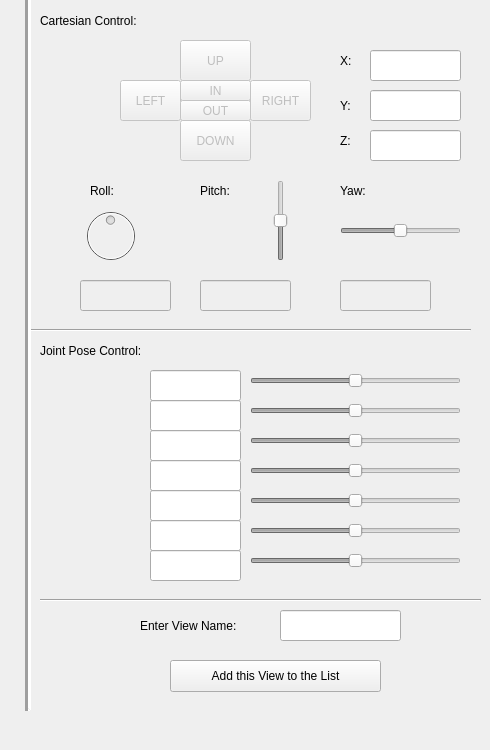
    <widget class="QWidget" name="mainCommandWindow">
     <attribute name="title">
      <string>Main Command Window</string>
     </attribute>
     <widget class="QLabel" name="label_38">
      <property name="geometry">
       <rect>
        <x>40</x>
        <y>10</y>
        <width>121</width>
        <height>21</height>
       </rect>
      </property>
      <property name="text">
       <string>Cartesian Control:</string>
      </property>
     </widget>
     <widget class="Line" name="line_20">
      <property name="geometry">
       <rect>
        <x>30</x>
        <y>320</y>
        <width>441</width>
        <height>20</height>
       </rect>
      </property>
      <property name="lineWidth">
       <number>1</number>
      </property>
      <property name="orientation">
       <enum>Qt::Horizontal</enum>
      </property>
     </widget>
     <widget class="QLabel" name="label_39">
      <property name="geometry">
       <rect>
        <x>340</x>
        <y>180</y>
        <width>51</width>
        <height>21</height>
       </rect>
      </property>
      <property name="text">
       <string>Yaw:</string>
      </property>
     </widget>
     <widget class="QLineEdit" name="J4_lineEdit">
      <property name="geometry">
       <rect>
        <x>150</x>
        <y>460</y>
        <width>91</width>
        <height>31</height>
       </rect>
      </property>
      <property name="readOnly">
       <bool>true</bool>
      </property>
      <property name="html" stdset="0">
       <string>&lt;!DOCTYPE HTML PUBLIC &quot;-//W3C//DTD HTML 4.0//EN&quot; &quot;http://www.w3.org/TR/REC-html40/strict.dtd&quot;&gt;
&lt;html&gt;&lt;head&gt;&lt;meta name=&quot;qrichtext&quot; content=&quot;1&quot; /&gt;&lt;style type=&quot;text/css&quot;&gt;
p, li { white-space: pre-wrap; }
&lt;/style&gt;&lt;/head&gt;&lt;body style=&quot; font-family:'Ubuntu'; font-size:11pt; font-weight:400; font-style:normal;&quot;&gt;
&lt;p style=&quot;-qt-paragraph-type:empty; margin-top:0px; margin-bottom:0px; margin-left:0px; margin-right:0px; -qt-block-indent:0; text-indent:0px; font-family:'.AppleSystemUIFont'; font-size:13pt;&quot;&gt;&lt;br /&gt;&lt;/p&gt;&lt;/body&gt;&lt;/html&gt;</string>
      </property>
     </widget>
     <widget class="QSlider" name="J1_horizontalSlider">
      <property name="enabled">
       <bool>false</bool>
      </property>
      <property name="geometry">
       <rect>
        <x>250</x>
        <y>370</y>
        <width>211</width>
        <height>22</height>
       </rect>
      </property>
      <property name="minimum">
       <number>-180</number>
      </property>
      <property name="maximum">
       <number>180</number>
      </property>
      <property name="orientation">
       <enum>Qt::Horizontal</enum>
      </property>
     </widget>
     <widget class="QLineEdit" name="J3_lineEdit">
      <property name="geometry">
       <rect>
        <x>150</x>
        <y>430</y>
        <width>91</width>
        <height>31</height>
       </rect>
      </property>
      <property name="readOnly">
       <bool>true</bool>
      </property>
      <property name="html" stdset="0">
       <string>&lt;!DOCTYPE HTML PUBLIC &quot;-//W3C//DTD HTML 4.0//EN&quot; &quot;http://www.w3.org/TR/REC-html40/strict.dtd&quot;&gt;
&lt;html&gt;&lt;head&gt;&lt;meta name=&quot;qrichtext&quot; content=&quot;1&quot; /&gt;&lt;style type=&quot;text/css&quot;&gt;
p, li { white-space: pre-wrap; }
&lt;/style&gt;&lt;/head&gt;&lt;body style=&quot; font-family:'Ubuntu'; font-size:11pt; font-weight:400; font-style:normal;&quot;&gt;
&lt;p style=&quot;-qt-paragraph-type:empty; margin-top:0px; margin-bottom:0px; margin-left:0px; margin-right:0px; -qt-block-indent:0; text-indent:0px; font-family:'.AppleSystemUIFont'; font-size:13pt;&quot;&gt;&lt;br /&gt;&lt;/p&gt;&lt;/body&gt;&lt;/html&gt;</string>
      </property>
     </widget>
     <widget class="QLineEdit" name="J1_lineEdit">
      <property name="geometry">
       <rect>
        <x>150</x>
        <y>370</y>
        <width>91</width>
        <height>31</height>
       </rect>
      </property>
      <property name="readOnly">
       <bool>true</bool>
      </property>
      <property name="html" stdset="0">
       <string>&lt;!DOCTYPE HTML PUBLIC &quot;-//W3C//DTD HTML 4.0//EN&quot; &quot;http://www.w3.org/TR/REC-html40/strict.dtd&quot;&gt;
&lt;html&gt;&lt;head&gt;&lt;meta name=&quot;qrichtext&quot; content=&quot;1&quot; /&gt;&lt;style type=&quot;text/css&quot;&gt;
p, li { white-space: pre-wrap; }
&lt;/style&gt;&lt;/head&gt;&lt;body style=&quot; font-family:'Ubuntu'; font-size:11pt; font-weight:400; font-style:normal;&quot;&gt;
&lt;p style=&quot;-qt-paragraph-type:empty; margin-top:0px; margin-bottom:0px; margin-left:0px; margin-right:0px; -qt-block-indent:0; text-indent:0px; font-family:'.AppleSystemUIFont'; font-size:13pt;&quot;&gt;&lt;br /&gt;&lt;/p&gt;&lt;/body&gt;&lt;/html&gt;</string>
      </property>
     </widget>
     <widget class="QLabel" name="label_41">
      <property name="geometry">
       <rect>
        <x>40</x>
        <y>340</y>
        <width>131</width>
        <height>21</height>
       </rect>
      </property>
      <property name="text">
       <string>Joint Pose Control:</string>
      </property>
     </widget>
     <widget class="QSlider" name="Pitch_verticalSlider">
      <property name="enabled">
       <bool>false</bool>
      </property>
      <property name="geometry">
       <rect>
        <x>270</x>
        <y>180</y>
        <width>22</width>
        <height>81</height>
       </rect>
      </property>
      <property name="minimum">
       <number>-180</number>
      </property>
      <property name="maximum">
       <number>180</number>
      </property>
      <property name="orientation">
       <enum>Qt::Vertical</enum>
      </property>
     </widget>
     <widget class="QSlider" name="J7_horizontalSlider">
      <property name="enabled">
       <bool>false</bool>
      </property>
      <property name="geometry">
       <rect>
        <x>250</x>
        <y>550</y>
        <width>211</width>
        <height>22</height>
       </rect>
      </property>
      <property name="minimum">
       <number>-180</number>
      </property>
      <property name="maximum">
       <number>180</number>
      </property>
      <property name="value">
       <number>0</number>
      </property>
      <property name="orientation">
       <enum>Qt::Horizontal</enum>
      </property>
     </widget>
     <widget class="QLabel" name="label_42">
      <property name="geometry">
       <rect>
        <x>340</x>
        <y>50</y>
        <width>21</width>
        <height>21</height>
       </rect>
      </property>
      <property name="text">
       <string>X:</string>
      </property>
     </widget>
     <widget class="QPushButton" name="IN_pushButton">
      <property name="enabled">
       <bool>false</bool>
      </property>
      <property name="geometry">
       <rect>
        <x>180</x>
        <y>80</y>
        <width>71</width>
        <height>21</height>
       </rect>
      </property>
      <property name="text">
       <string>IN</string>
      </property>
     </widget>
     <widget class="QLineEdit" name="J6_lineEdit">
      <property name="geometry">
       <rect>
        <x>150</x>
        <y>520</y>
        <width>91</width>
        <height>31</height>
       </rect>
      </property>
      <property name="readOnly">
       <bool>true</bool>
      </property>
      <property name="html" stdset="0">
       <string>&lt;!DOCTYPE HTML PUBLIC &quot;-//W3C//DTD HTML 4.0//EN&quot; &quot;http://www.w3.org/TR/REC-html40/strict.dtd&quot;&gt;
&lt;html&gt;&lt;head&gt;&lt;meta name=&quot;qrichtext&quot; content=&quot;1&quot; /&gt;&lt;style type=&quot;text/css&quot;&gt;
p, li { white-space: pre-wrap; }
&lt;/style&gt;&lt;/head&gt;&lt;body style=&quot; font-family:'Ubuntu'; font-size:11pt; font-weight:400; font-style:normal;&quot;&gt;
&lt;p style=&quot;-qt-paragraph-type:empty; margin-top:0px; margin-bottom:0px; margin-left:0px; margin-right:0px; -qt-block-indent:0; text-indent:0px; font-family:'.AppleSystemUIFont'; font-size:13pt;&quot;&gt;&lt;br /&gt;&lt;/p&gt;&lt;/body&gt;&lt;/html&gt;</string>
      </property>
     </widget>
     <widget class="QSlider" name="Yaw_horizontalSlider">
      <property name="enabled">
       <bool>false</bool>
      </property>
      <property name="geometry">
       <rect>
        <x>340</x>
        <y>220</y>
        <width>121</width>
        <height>22</height>
       </rect>
      </property>
      <property name="minimum">
       <number>-180</number>
      </property>
      <property name="maximum">
       <number>180</number>
      </property>
      <property name="orientation">
       <enum>Qt::Horizontal</enum>
      </property>
     </widget>
     <widget class="QLineEdit" name="J2_lineEdit">
      <property name="geometry">
       <rect>
        <x>150</x>
        <y>400</y>
        <width>91</width>
        <height>31</height>
       </rect>
      </property>
      <property name="readOnly">
       <bool>true</bool>
      </property>
      <property name="html" stdset="0">
       <string>&lt;!DOCTYPE HTML PUBLIC &quot;-//W3C//DTD HTML 4.0//EN&quot; &quot;http://www.w3.org/TR/REC-html40/strict.dtd&quot;&gt;
&lt;html&gt;&lt;head&gt;&lt;meta name=&quot;qrichtext&quot; content=&quot;1&quot; /&gt;&lt;style type=&quot;text/css&quot;&gt;
p, li { white-space: pre-wrap; }
&lt;/style&gt;&lt;/head&gt;&lt;body style=&quot; font-family:'Ubuntu'; font-size:11pt; font-weight:400; font-style:normal;&quot;&gt;
&lt;p style=&quot;-qt-paragraph-type:empty; margin-top:0px; margin-bottom:0px; margin-left:0px; margin-right:0px; -qt-block-indent:0; text-indent:0px; font-family:'.AppleSystemUIFont'; font-size:13pt;&quot;&gt;&lt;br /&gt;&lt;/p&gt;&lt;/body&gt;&lt;/html&gt;</string>
      </property>
     </widget>
     <widget class="QLabel" name="label_43">
      <property name="geometry">
       <rect>
        <x>200</x>
        <y>180</y>
        <width>51</width>
        <height>21</height>
       </rect>
      </property>
      <property name="text">
       <string>Pitch:</string>
      </property>
     </widget>
     <widget class="QDial" name="Roll_dial">
      <property name="enabled">
       <bool>false</bool>
      </property>
      <property name="geometry">
       <rect>
        <x>80</x>
        <y>200</y>
        <width>61</width>
        <height>71</height>
       </rect>
      </property>
      <property name="minimum">
       <number>-180</number>
      </property>
      <property name="maximum">
       <number>180</number>
      </property>
     </widget>
     <widget class="QLabel" name="label_44">
      <property name="geometry">
       <rect>
        <x>90</x>
        <y>180</y>
        <width>51</width>
        <height>21</height>
       </rect>
      </property>
      <property name="text">
       <string>Roll:</string>
      </property>
     </widget>
     <widget class="QSlider" name="J6_horizontalSlider">
      <property name="enabled">
       <bool>false</bool>
      </property>
      <property name="geometry">
       <rect>
        <x>250</x>
        <y>520</y>
        <width>211</width>
        <height>22</height>
       </rect>
      </property>
      <property name="minimum">
       <number>-128</number>
      </property>
      <property name="maximum">
       <number>128</number>
      </property>
      <property name="orientation">
       <enum>Qt::Horizontal</enum>
      </property>
     </widget>
     <widget class="QLabel" name="label_45">
      <property name="geometry">
       <rect>
        <x>340</x>
        <y>130</y>
        <width>21</width>
        <height>21</height>
       </rect>
      </property>
      <property name="text">
       <string>Z:</string>
      </property>
     </widget>
     <widget class="QPushButton" name="UP_pushButton">
      <property name="enabled">
       <bool>false</bool>
      </property>
      <property name="geometry">
       <rect>
        <x>180</x>
        <y>40</y>
        <width>71</width>
        <height>41</height>
       </rect>
      </property>
      <property name="text">
       <string>UP</string>
      </property>
     </widget>
     <widget class="QSlider" name="J2_horizontalSlider">
      <property name="enabled">
       <bool>false</bool>
      </property>
      <property name="geometry">
       <rect>
        <x>250</x>
        <y>400</y>
        <width>211</width>
        <height>22</height>
       </rect>
      </property>
      <property name="minimum">
       <number>-138</number>
      </property>
      <property name="maximum">
       <number>138</number>
      </property>
      <property name="orientation">
       <enum>Qt::Horizontal</enum>
      </property>
     </widget>
     <widget class="QLineEdit" name="J5_lineEdit">
      <property name="geometry">
       <rect>
        <x>150</x>
        <y>490</y>
        <width>91</width>
        <height>31</height>
       </rect>
      </property>
      <property name="readOnly">
       <bool>true</bool>
      </property>
      <property name="html" stdset="0">
       <string>&lt;!DOCTYPE HTML PUBLIC &quot;-//W3C//DTD HTML 4.0//EN&quot; &quot;http://www.w3.org/TR/REC-html40/strict.dtd&quot;&gt;
&lt;html&gt;&lt;head&gt;&lt;meta name=&quot;qrichtext&quot; content=&quot;1&quot; /&gt;&lt;style type=&quot;text/css&quot;&gt;
p, li { white-space: pre-wrap; }
&lt;/style&gt;&lt;/head&gt;&lt;body style=&quot; font-family:'Ubuntu'; font-size:11pt; font-weight:400; font-style:normal;&quot;&gt;
&lt;p style=&quot;-qt-paragraph-type:empty; margin-top:0px; margin-bottom:0px; margin-left:0px; margin-right:0px; -qt-block-indent:0; text-indent:0px; font-family:'.AppleSystemUIFont'; font-size:13pt;&quot;&gt;&lt;br /&gt;&lt;/p&gt;&lt;/body&gt;&lt;/html&gt;</string>
      </property>
     </widget>
     <widget class="QPushButton" name="LEFT_pushButton">
      <property name="enabled">
       <bool>false</bool>
      </property>
      <property name="geometry">
       <rect>
        <x>120</x>
        <y>80</y>
        <width>61</width>
        <height>41</height>
       </rect>
      </property>
      <property name="text">
       <string>LEFT</string>
      </property>
     </widget>
     <widget class="QPushButton" name="DOWN_pushButton">
      <property name="enabled">
       <bool>false</bool>
      </property>
      <property name="geometry">
       <rect>
        <x>180</x>
        <y>120</y>
        <width>71</width>
        <height>41</height>
       </rect>
      </property>
      <property name="text">
       <string>DOWN</string>
      </property>
     </widget>
     <widget class="QPushButton" name="OUT_pushButton">
      <property name="enabled">
       <bool>false</bool>
      </property>
      <property name="geometry">
       <rect>
        <x>180</x>
        <y>100</y>
        <width>71</width>
        <height>21</height>
       </rect>
      </property>
      <property name="text">
       <string>OUT</string>
      </property>
     </widget>
     <widget class="QLineEdit" name="J7_lineEdit">
      <property name="geometry">
       <rect>
        <x>150</x>
        <y>550</y>
        <width>91</width>
        <height>31</height>
       </rect>
      </property>
      <property name="readOnly">
       <bool>true</bool>
      </property>
      <property name="html" stdset="0">
       <string>&lt;!DOCTYPE HTML PUBLIC &quot;-//W3C//DTD HTML 4.0//EN&quot; &quot;http://www.w3.org/TR/REC-html40/strict.dtd&quot;&gt;
&lt;html&gt;&lt;head&gt;&lt;meta name=&quot;qrichtext&quot; content=&quot;1&quot; /&gt;&lt;style type=&quot;text/css&quot;&gt;
p, li { white-space: pre-wrap; }
&lt;/style&gt;&lt;/head&gt;&lt;body style=&quot; font-family:'Ubuntu'; font-size:11pt; font-weight:400; font-style:normal;&quot;&gt;
&lt;p style=&quot;-qt-paragraph-type:empty; margin-top:0px; margin-bottom:0px; margin-left:0px; margin-right:0px; -qt-block-indent:0; text-indent:0px; font-family:'.AppleSystemUIFont'; font-size:13pt;&quot;&gt;&lt;br /&gt;&lt;/p&gt;&lt;/body&gt;&lt;/html&gt;</string>
      </property>
     </widget>
     <widget class="QSlider" name="J4_horizontalSlider">
      <property name="enabled">
       <bool>false</bool>
      </property>
      <property name="geometry">
       <rect>
        <x>250</x>
        <y>460</y>
        <width>211</width>
        <height>22</height>
       </rect>
      </property>
      <property name="minimum">
       <number>-152</number>
      </property>
      <property name="maximum">
       <number>152</number>
      </property>
      <property name="orientation">
       <enum>Qt::Horizontal</enum>
      </property>
     </widget>
     <widget class="QSlider" name="J5_horizontalSlider">
      <property name="enabled">
       <bool>false</bool>
      </property>
      <property name="geometry">
       <rect>
        <x>250</x>
        <y>490</y>
        <width>211</width>
        <height>22</height>
       </rect>
      </property>
      <property name="minimum">
       <number>-180</number>
      </property>
      <property name="maximum">
       <number>180</number>
      </property>
      <property name="orientation">
       <enum>Qt::Horizontal</enum>
      </property>
     </widget>
     <widget class="QPushButton" name="RIGHT_pushButton">
      <property name="enabled">
       <bool>false</bool>
      </property>
      <property name="geometry">
       <rect>
        <x>250</x>
        <y>80</y>
        <width>61</width>
        <height>41</height>
       </rect>
      </property>
      <property name="text">
       <string>RIGHT</string>
      </property>
     </widget>
     <widget class="QLineEdit" name="Z_lineEdit">
      <property name="geometry">
       <rect>
        <x>370</x>
        <y>130</y>
        <width>91</width>
        <height>31</height>
       </rect>
      </property>
     </widget>
     <widget class="QLabel" name="label_46">
      <property name="geometry">
       <rect>
        <x>340</x>
        <y>90</y>
        <width>21</width>
        <height>31</height>
       </rect>
      </property>
      <property name="text">
       <string>Y:</string>
      </property>
     </widget>
     <widget class="QSlider" name="J3_horizontalSlider">
      <property name="enabled">
       <bool>false</bool>
      </property>
      <property name="geometry">
       <rect>
        <x>250</x>
        <y>430</y>
        <width>211</width>
        <height>22</height>
       </rect>
      </property>
      <property name="minimum">
       <number>-180</number>
      </property>
      <property name="maximum">
       <number>180</number>
      </property>
      <property name="orientation">
       <enum>Qt::Horizontal</enum>
      </property>
     </widget>
     <widget class="QLineEdit" name="Y_lineEdit">
      <property name="geometry">
       <rect>
        <x>370</x>
        <y>90</y>
        <width>91</width>
        <height>31</height>
       </rect>
      </property>
     </widget>
     <widget class="Line" name="line_21">
      <property name="geometry">
       <rect>
        <x>20</x>
        <y>-30</y>
        <width>16</width>
        <height>741</height>
       </rect>
      </property>
      <property name="styleSheet">
       <string notr="true">QLine
{
color: red;
}</string>
      </property>
      <property name="lineWidth">
       <number>3</number>
      </property>
      <property name="midLineWidth">
       <number>0</number>
      </property>
      <property name="orientation">
       <enum>Qt::Vertical</enum>
      </property>
     </widget>
     <widget class="Line" name="line_22">
      <property name="geometry">
       <rect>
        <x>40</x>
        <y>590</y>
        <width>441</width>
        <height>20</height>
       </rect>
      </property>
      <property name="lineWidth">
       <number>1</number>
      </property>
      <property name="orientation">
       <enum>Qt::Horizontal</enum>
      </property>
     </widget>
     <widget class="QPushButton" name="addView_pushButton">
      <property name="geometry">
       <rect>
        <x>170</x>
        <y>660</y>
        <width>211</width>
        <height>32</height>
       </rect>
      </property>
      <property name="text">
       <string>Add this View to the List</string>
      </property>
     </widget>
     <widget class="QLabel" name="label_49">
      <property name="geometry">
       <rect>
        <x>140</x>
        <y>610</y>
        <width>131</width>
        <height>31</height>
       </rect>
      </property>
      <property name="text">
       <string>Enter View Name:</string>
      </property>
     </widget>
     <widget class="QLineEdit" name="Roll_lineEdit">
      <property name="enabled">
       <bool>false</bool>
      </property>
      <property name="geometry">
       <rect>
        <x>80</x>
        <y>280</y>
        <width>91</width>
        <height>31</height>
       </rect>
      </property>
      <property name="html" stdset="0">
       <string>&lt;!DOCTYPE HTML PUBLIC &quot;-//W3C//DTD HTML 4.0//EN&quot; &quot;http://www.w3.org/TR/REC-html40/strict.dtd&quot;&gt;
&lt;html&gt;&lt;head&gt;&lt;meta name=&quot;qrichtext&quot; content=&quot;1&quot; /&gt;&lt;style type=&quot;text/css&quot;&gt;
p, li { white-space: pre-wrap; }
&lt;/style&gt;&lt;/head&gt;&lt;body style=&quot; font-family:'Ubuntu'; font-size:11pt; font-weight:400; font-style:normal;&quot;&gt;
&lt;p style=&quot;-qt-paragraph-type:empty; margin-top:0px; margin-bottom:0px; margin-left:0px; margin-right:0px; -qt-block-indent:0; text-indent:0px; font-family:'.AppleSystemUIFont'; font-size:13pt;&quot;&gt;&lt;br /&gt;&lt;/p&gt;&lt;/body&gt;&lt;/html&gt;</string>
      </property>
     </widget>
     <widget class="QLineEdit" name="Pitch_lineEdit">
      <property name="enabled">
       <bool>false</bool>
      </property>
      <property name="geometry">
       <rect>
        <x>200</x>
        <y>280</y>
        <width>91</width>
        <height>31</height>
       </rect>
      </property>
      <property name="readOnly">
       <bool>true</bool>
      </property>
      <property name="html" stdset="0">
       <string>&lt;!DOCTYPE HTML PUBLIC &quot;-//W3C//DTD HTML 4.0//EN&quot; &quot;http://www.w3.org/TR/REC-html40/strict.dtd&quot;&gt;
&lt;html&gt;&lt;head&gt;&lt;meta name=&quot;qrichtext&quot; content=&quot;1&quot; /&gt;&lt;style type=&quot;text/css&quot;&gt;
p, li { white-space: pre-wrap; }
&lt;/style&gt;&lt;/head&gt;&lt;body style=&quot; font-family:'Ubuntu'; font-size:11pt; font-weight:400; font-style:normal;&quot;&gt;
&lt;p style=&quot;-qt-paragraph-type:empty; margin-top:0px; margin-bottom:0px; margin-left:0px; margin-right:0px; -qt-block-indent:0; text-indent:0px; font-family:'.AppleSystemUIFont'; font-size:13pt;&quot;&gt;&lt;br /&gt;&lt;/p&gt;&lt;/body&gt;&lt;/html&gt;</string>
      </property>
     </widget>
     <widget class="QLineEdit" name="Yaw_lineEdit">
      <property name="enabled">
       <bool>false</bool>
      </property>
      <property name="geometry">
       <rect>
        <x>340</x>
        <y>280</y>
        <width>91</width>
        <height>31</height>
       </rect>
      </property>
      <property name="html" stdset="0">
       <string>&lt;!DOCTYPE HTML PUBLIC &quot;-//W3C//DTD HTML 4.0//EN&quot; &quot;http://www.w3.org/TR/REC-html40/strict.dtd&quot;&gt;
&lt;html&gt;&lt;head&gt;&lt;meta name=&quot;qrichtext&quot; content=&quot;1&quot; /&gt;&lt;style type=&quot;text/css&quot;&gt;
p, li { white-space: pre-wrap; }
&lt;/style&gt;&lt;/head&gt;&lt;body style=&quot; font-family:'Ubuntu'; font-size:11pt; font-weight:400; font-style:normal;&quot;&gt;
&lt;p style=&quot;-qt-paragraph-type:empty; margin-top:0px; margin-bottom:0px; margin-left:0px; margin-right:0px; -qt-block-indent:0; text-indent:0px; font-family:'.AppleSystemUIFont'; font-size:13pt;&quot;&gt;&lt;br /&gt;&lt;/p&gt;&lt;/body&gt;&lt;/html&gt;</string>
      </property>
     </widget>
     <widget class="QLineEdit" name="addName_lineEdit">
      <property name="geometry">
       <rect>
        <x>280</x>
        <y>610</y>
        <width>121</width>
        <height>31</height>
       </rect>
      </property>
      <property name="html" stdset="0">
       <string>&lt;!DOCTYPE HTML PUBLIC &quot;-//W3C//DTD HTML 4.0//EN&quot; &quot;http://www.w3.org/TR/REC-html40/strict.dtd&quot;&gt;
&lt;html&gt;&lt;head&gt;&lt;meta name=&quot;qrichtext&quot; content=&quot;1&quot; /&gt;&lt;style type=&quot;text/css&quot;&gt;
p, li { white-space: pre-wrap; }
&lt;/style&gt;&lt;/head&gt;&lt;body style=&quot; font-family:'Ubuntu'; font-size:11pt; font-weight:400; font-style:normal;&quot;&gt;
&lt;p style=&quot;-qt-paragraph-type:empty; margin-top:0px; margin-bottom:0px; margin-left:0px; margin-right:0px; -qt-block-indent:0; text-indent:0px; font-family:'.AppleSystemUIFont'; font-size:13pt;&quot;&gt;&lt;br /&gt;&lt;/p&gt;&lt;/body&gt;&lt;/html&gt;</string>
      </property>
     </widget>
     <widget class="QLineEdit" name="X_lineEdit">
      <property name="geometry">
       <rect>
        <x>370</x>
        <y>50</y>
        <width>91</width>
        <height>31</height>
       </rect>
      </property>
     </widget>
    </widget>
